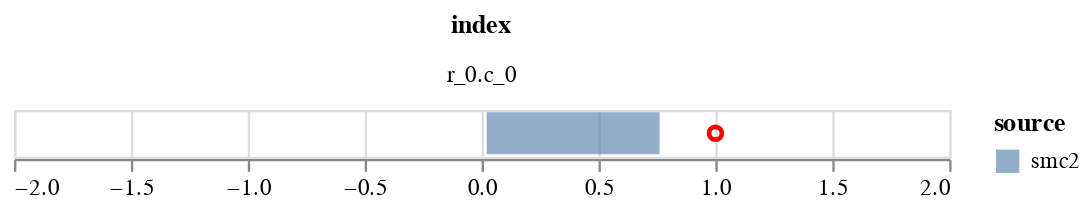

Write notebook code for a chart like this one.
### Code cell
plot_data = plot_data[plot_data['index']=='r_0.c_0']

c1 = alt.Chart(plot_data).mark_bar(opacity=0.6).encode(
    alt.X('q1', title=None,  scale=alt.Scale(domain=[-2,2])),
    alt.X2('q2', title=None),
    alt.Color('source'),    
)
    

c2 = alt.Chart(plot_data).mark_point(opacity=1, color='red').encode(
        alt.X('data', title=None),
)
(c1+c2).facet(
       'index',
    columns=1
    )

### Figure 1 — Vega-Lite specification as saved in the notebook (floating-point values rounded to 4 significant figures)
{"config": {"view": {"continuousWidth": 400, "continuousHeight": 300}}, "data": {"name": "data-c46501e1b56170de5d7e8c210a5f66e4"}, "facet": {"type": "nominal", "field": "index"}, "spec": {"layer": [{"mark": {"type": "bar", "opacity": 0.6}, "encoding": {"color": {"type": "nominal", "field": "source"}, "x": {"type": "quantitative", "field": "q1", "scale": {"domain": [-2, 2]}, "title": null}, "x2": {"field": "q2", "title": null}}}, {"mark": {"type": "point", "color": "red", "opacity": 1}, "encoding": {"x": {"type": "quantitative", "field": "data", "title": null}}}]}, "columns": 1, "$schema": "https://vega.github.io/schema/vega-lite/v4.8.1.json", "datasets": {"data-c46501e1b56170de5d7e8c210a5f66e4": [{"index": "r_0.c_0", "q1": 0.02162, "q2": 0.7614, "source": "smc2", "data": 1.0}]}}
